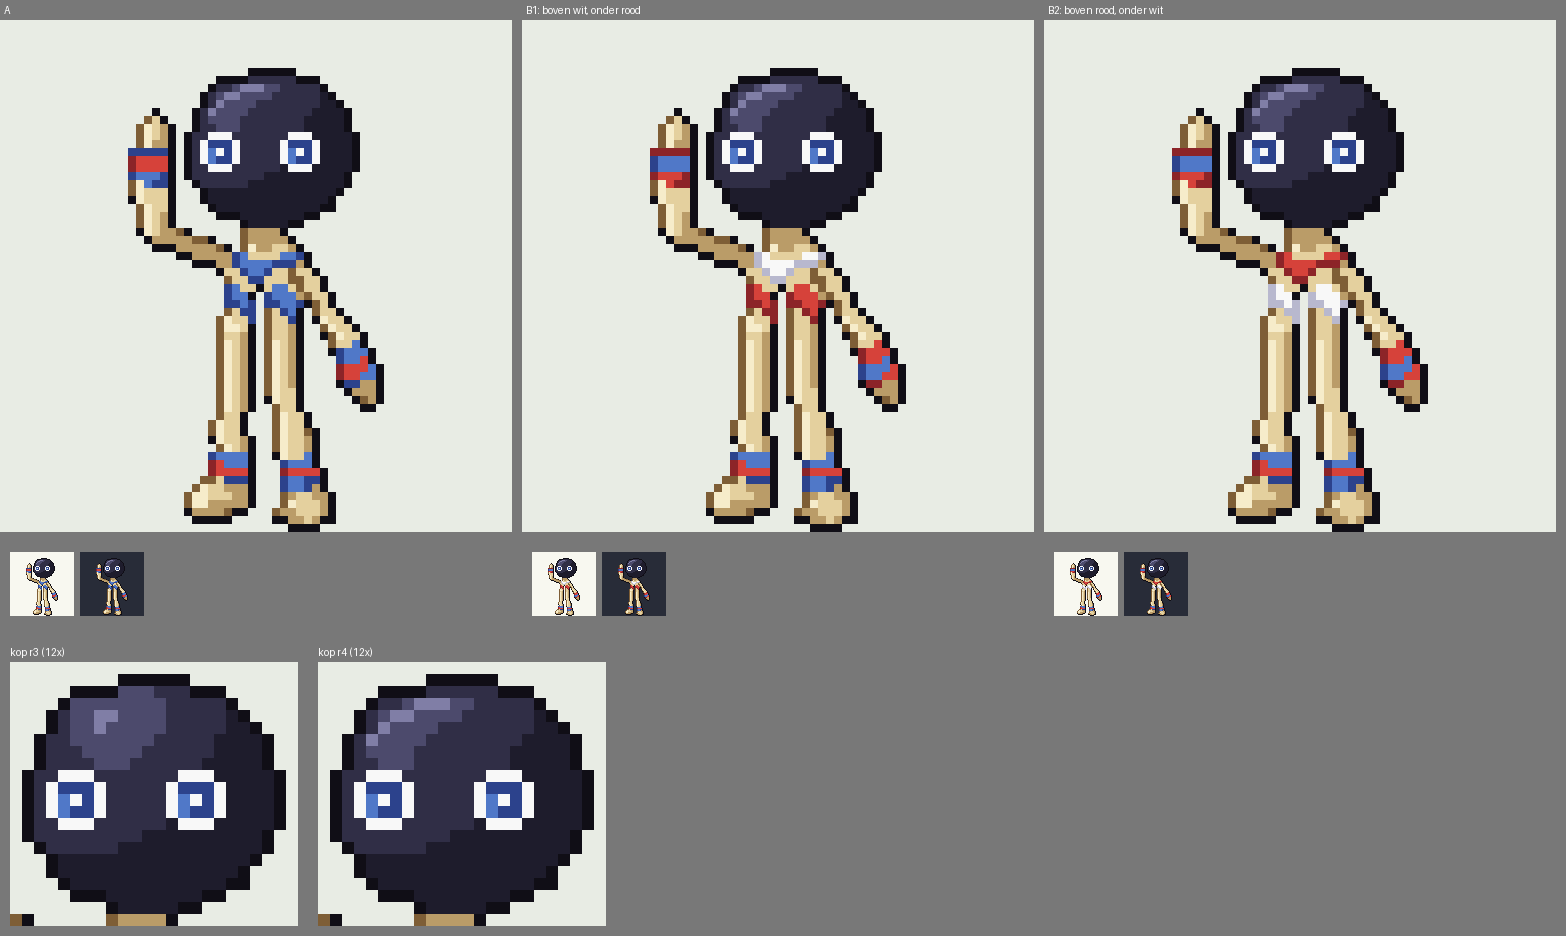

Write the Python code that produced this figure.
# vel.png: A | B1 | B2 op 8x + 1x licht/donker; daaronder de kop r3-rij28 vs r4 op 12x
from PIL import Image, ImageDraw
V=[('astro_A.png','A'),('astro_B1.png','B1: boven wit, onder rood'),('astro_B2.png','B2: boven rood, onder wit')]
s=8; K=12; kop=(22,5,46,27)  # kopuitsnede (png)
kw=(kop[2]-kop[0])*K; kh=(kop[3]-kop[1])*K
vel=Image.new('RGB',(3*(64*s+10),64*s+130+kh+30),(120,120,120)); d=ImageDraw.Draw(vel)
for k,(f,t) in enumerate(V):
    im=Image.open(f).convert('RGBA'); x=k*(64*s+10)
    bg=Image.new('RGBA',(64*s,64*s),(232,236,228,255)); bg.alpha_composite(im.resize((64*s,64*s),Image.NEAREST))
    vel.paste(bg.convert('RGB'),(x,20)); d.text((x+4,4),t,fill=(255,255,255))
    for u,c in enumerate([(248,248,240,255),(40,44,56,255)]):
        b=Image.new('RGBA',(64,64),c); b.alpha_composite(im); vel.paste(b.convert('RGB'),(x+10+u*70,64*s+30+10))
y=64*s+130
for k,(f,t) in enumerate([('../sprite_r3/astro_A_rij28.png','kop r3 (12x)'),('astro_A.png','kop r4 (12x)')]):
    im=Image.open(f).convert('RGBA').crop(kop); bg=Image.new('RGBA',im.size,(232,236,228,255)); bg.alpha_composite(im)
    vel.paste(bg.convert('RGB').resize((kw,kh),Image.NEAREST),(10+k*(kw+20),y+20)); d.text((10+k*(kw+20),y+4),t,fill=(255,255,255))
vel.save('vel.png'); print(vel.size)
